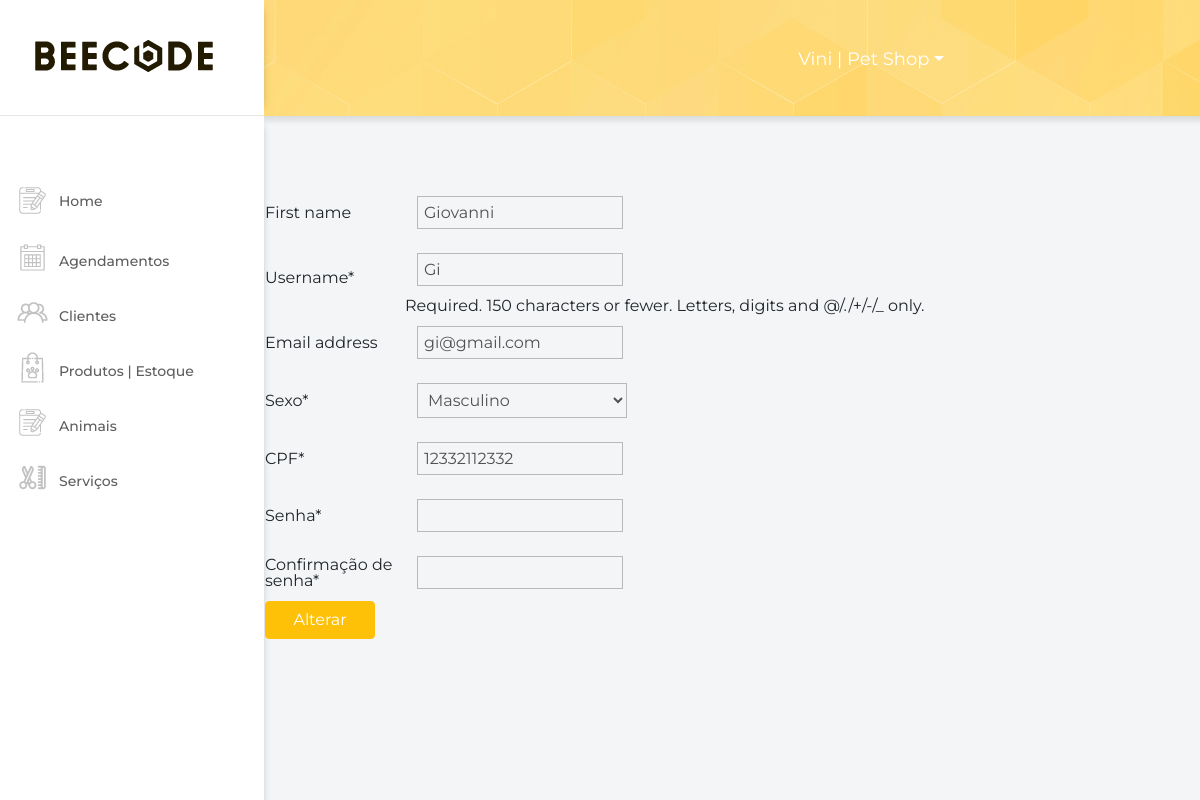
Screenshot of /alterar-funcionario/4/ (signed in) with the database file from the repository.
### accounts/models.py (models this page shows, shortened)
class User(AbstractUser):
    SEXO_CHOICES = (
        ("F", "Feminino"),
        ("M", "Masculino"),
        ("N", "Nenhuma das opções"),
    )
    USER_TYPE = (
        ("C", "Cliente"),
        ("F", "Funcionário"),
    )
    phone = models.IntegerField("Telefone", default=0)
    birth_date = models.DateTimeField("Data de Nascimento", auto_now_add=False, blank=True, null=True, default=timezone.now)
    job_rule = models.CharField("Cargo", max_length=8, null=False, blank=True)
    sex = models.CharField("Sexo", max_length=1, choices=SEXO_CHOICES)
    user_type = models.CharField("Tipo de Usuário", max_length=1, choices=USER_TYPE, default="C")
    cpf = models.CharField("CPF", max_length=11, null=False, blank=False)
    zipcode = models.IntegerField('CEP', default=0, null=True, blank=True)
    street = models.CharField('Rua', max_length=100, null=True, blank=True)
    number = models.IntegerField('Número', default=0, null=True, blank=True)
    complement = models.CharField('Complemento', max_length=100, null=False, blank=True)
    district = models.CharField('Bairro', max_length=30, null=True, blank=True)
    city = models.CharField('Cidade', max_length=30, null=True, blank=True)
    state = models.CharField('Estado', max_length=2, null=True, blank=True)
    created_at = models.DateTimeField("Data de Criação", auto_now_add=True)
    updated_at = models.DateTimeField("Data de Alteração", auto_now=True)
    class Meta:
        verbose_name = "Usuário"
        verbose_name_plural = "Usuários"

### accounts/views.py (the view)
# urls.py: path('alterar-funcionario/<int:pk>/', employee_update, name="employee_update"),
@login_required
@csrf_exempt
def employee_update(request, pk):
    try:
        employee = get_object_or_404(User, pk=pk)
        form = EmployeeForm(request.POST or None, instance=employee)
        if request.method == "POST":
            if form.is_valid():
                form.save()
                messages.success(request, "Sucesso!")
                return redirect('accounts:employees')
        return render(request, "employees/employee_update.html", context={ "form": form, "employee": employee })
    except:
        return HttpResponse("404")

### accounts/forms.py (shortened to what this page needs)
class EmployeeForm(forms.ModelForm):
    password1 = forms.CharField(label="Senha", widget=forms.PasswordInput)
    password2 = forms.CharField(label="Confirmação de senha", widget=forms.PasswordInput)
    class Meta:
        model = User
        fields = [
            'first_name', 'username', 'email', 'sex', 'cpf'
        ]
    def __init__(self,*args,**kwargs):
        super(EmployeeForm,self).__init__(*args,**kwargs)
        for field in self.fields:
            self.fields[field].widget.attrs={ 'class': 'form-group' }

### accounts/templates/employees/employee_update.html (shortened to what this page needs)
{% extends "base.html" %}
{% load crispy_forms_tags %}
{% load static %}
{% block content %}
<div class="home">
  <div class="cadastro">
    <form method="post" action="{% url 'accounts:employee_update' employee.pk %}">
      {{ form|crispy }}
      <button type="submit" class="btn btn-warning" style="color: #fff;">Alterar</button>
    </form>
  </div>
</div>
{% endblock %}

### core/templates/navbar.html (shortened to what this page needs)
{% load sass_tags %} {% load static %} {% block navbar %}
<div class="nav">
  <div class="logo">
    <a class="navbar-brand" href="{% url 'index' %}">
      <img class="user" src="{% static 'img/logo.png' %}" />
    </a>
  </div>
  <div class="config">
    <ul class="nav nav-tabs">
      <li class="nav-item dropdown">
        {% if user.is_authenticated %}
        <a class="nav-link dropdown-toggle" data-toggle="dropdown" href="#" role="button" aria-haspopup="true"
          aria-expanded="false">{{ user.username }} | Pet Shop</a>
    {% endif %}
  </div>
</div>
<div class="nav-vertical">
  <ul class="nav flex-column">
    <li class="nav-item">
      <a class="nav-link homeNav" href="{% url 'index' %}">
        <img class="img-cadastro" src="{% static 'img/cadastro.png' %}" alt="home" />
        <span>Home</span>
      </a>
    </li>
    {% if user.is_authenticated %}
    <li class="nav-item">
      <a class="nav-link navAgendamento" href="{% url 'schedules:schedules' %}">
        <img class="img-cadastro" src="{% static 'img/agendamento.png' %}" alt="schedules" />
        Agendamentos
      </a>
    </li>
    <li class="nav-item">
      <a class="nav-link navClientes" href="{% url 'accounts:clients' %}">
        <img class="img-cadastro" src="{% static 'img/funcionarios.png' %}" alt="clients" />
        Clientes
      </a>
    </li>
    <li class="nav-item">
      <a class="nav-link navProdutos" href="{% url 'products:products' %}">
        <img class="img-cadastro" src="{% static 'img/estoque.png' %}" alt="products" />
        Produtos | Estoque
      </a>
    </li>
    <li class="nav-item">
      <a class="nav-link navAnimais" href="{% url 'pets:pets' %}">
        <img class="img-cadastro" src="{% static 'img/cadastro.png' %}" alt="pets" />
        Animais
      </a>
    </li>
    <li class="nav-item">
      <a class="nav-link navServicos" href="{% url 'services:services' %}">
        <img class="img-cadastro" src="{% static 'img/servicos.png' %}" alt="services" />
        Serviços
      </a>
    </li>
     {% endif %}
  </ul>
</div>
{% endblock %}

### core/static/css/main.css (style rules this page uses)
*:not(.fa) { font-family: "Montserrat", sans-serif !important; }
body { background-color: #f3f5f7; overflow-x: hidden; }
.home { position: relative; width: 100%; margin: 0 0 0 auto; max-width: calc(100% - 265px); }
.cadastro { padding-top: 68px; }
.nav { -webkit-box-align: center; -ms-flex-align: center; align-items: center; background: url("../img/bg-login.jpg"); position: relative; -webkit-box-shadow: 10px 10px 5px -5px rgba(0, 0, 0, 0.1); box-shadow: 10px 10px 5px -5px rgba(0, 0, 0, 0.1); padding-left: 0 !important; }
.nav .logo { background-color: #fff; padding: 35px; -webkit-box-shadow: 8px 0px 8px -10px rgba(0, 0, 0, 0.25); box-shadow: 8px 0px 8px -10px rgba(0, 0, 0, 0.25); border-bottom: 1px solid #e6e6e6; }
.nav .config { position: absolute; right: 240px; }
.nav .nav-tabs { border: none; background: transparent; -webkit-box-shadow: none; box-shadow: none; }
.nav .nav-tabs .nav-link { border: none; font-size: 18px; font-family: "Montserrat", sans-serif; font-weight: 400; color: #fff; }
.nav-item span { margin: 10px 0px !important; position: absolute; }
.nav-vertical { position: fixed; height: 100vh; background: #fff; width: 264px; -webkit-box-shadow: 8px 0px 8px -10px rgba(0, 0, 0, 0.25); box-shadow: 8px 0px 8px -10px rgba(0, 0, 0, 0.25); }
.nav-vertical .nav { -webkit-box-align: baseline; -ms-flex-align: baseline; align-items: baseline; background: #fff; -webkit-box-shadow: none; box-shadow: none; margin-top: 60px; padding-left: 20px; }
.nav-vertical .nav-item { width: 100%; }
.nav-vertical .nav-item .nav-link { font-size: 14px; font-family: "Montserrat", sans-serif; font-weight: 500; color: #5f5d5e; }
.nav-link:not(.homeNav) { align-items: center !important; display: flex !important; flex-direction: row !important; flex-wrap: wrap !important; }
.nav-vertical .nav-item .nav-link .img-cadastro { padding-right: 10px; padding-bottom: 6px; }
.btn-warning { width: 110px; color: #fff !important; }
input, select { background: transparent; border: 1px solid #b9b9b9 !important; padding: 6px; color: #525252; margin: 12px !important; }
.control-group { align-items: center; display: flex; flex-direction: row; flex-wrap: wrap; }
label { width: 140px; }
.cadastro { max-height: 80vh; overflow-y: auto; }
.img-cadastro { filter: grayscale(1); }

### rows the page displays
User: username "Vini"
User: first_name "Giovanni", username "Gi", email "gi@gmail.com", sex "Masculino", cpf "12332112332"
